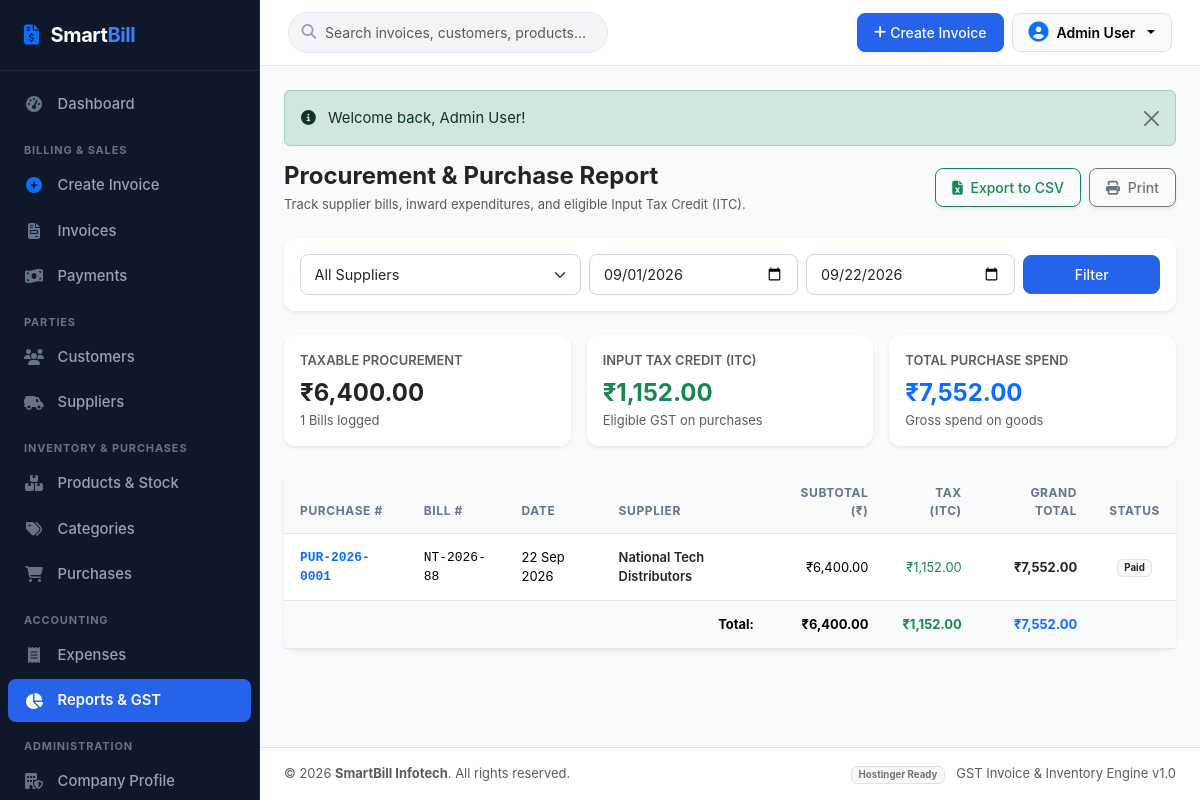
The app's page /reports/purchases.php (signed in) with its own data.
### tables this page shows
CREATE TABLE IF NOT EXISTS `purchases` (
  `id` INT AUTO_INCREMENT PRIMARY KEY,
  `purchase_number` VARCHAR(50) NOT NULL,
  `supplier_id` INT DEFAULT NULL,
  `supplier_bill_number` VARCHAR(100) DEFAULT NULL,
  `purchase_date` DATE NOT NULL,
  `subtotal` DECIMAL(12,2) DEFAULT 0.00,
  `tax_amount` DECIMAL(12,2) DEFAULT 0.00,
  `grand_total` DECIMAL(12,2) DEFAULT 0.00,
  `payment_status` ENUM('Paid', 'Unpaid') DEFAULT 'Paid',
  `notes` TEXT DEFAULT NULL,
  `created_at` TIMESTAMP DEFAULT CURRENT_TIMESTAMP,
  INDEX `idx_supplier` (`supplier_id`),
  INDEX `idx_purchase_date` (`purchase_date`)
);

CREATE TABLE IF NOT EXISTS `suppliers` (
  `id` INT AUTO_INCREMENT PRIMARY KEY,
  `name` VARCHAR(150) NOT NULL,
  `business_name` VARCHAR(200) DEFAULT NULL,
  `mobile` VARCHAR(20) DEFAULT NULL,
  `email` VARCHAR(150) DEFAULT NULL,
  `address` TEXT DEFAULT NULL,
  `gstin` VARCHAR(30) DEFAULT NULL,
  `pan` VARCHAR(30) DEFAULT NULL,
  `state` VARCHAR(100) DEFAULT 'Maharashtra',
  `state_code` VARCHAR(10) DEFAULT '27',
  `opening_balance` DECIMAL(12,2) DEFAULT 0.00,
  `created_at` TIMESTAMP DEFAULT CURRENT_TIMESTAMP
);

CREATE TABLE IF NOT EXISTS `company_settings` (
  `id` INT PRIMARY KEY DEFAULT 1,
  `company_name` VARCHAR(200) NOT NULL DEFAULT 'SmartBill Enterprises',
  `legal_name` VARCHAR(200) DEFAULT 'SmartBill Solutions Private Limited',
  `address` TEXT DEFAULT 'Plot No. 42, Tech City Road, Cyber Square',
  `city` VARCHAR(100) DEFAULT 'Mumbai',
  `state` VARCHAR(100) DEFAULT 'Maharashtra',
  `pin_code` VARCHAR(20) DEFAULT '400001',
  `mobile` VARCHAR(20) DEFAULT '+91 98765 43210',
  `email` VARCHAR(150) DEFAULT 'contact@smartbill.com',
  `gstin` VARCHAR(30) DEFAULT '27AABCS1429B1Z5',
  `pan` VARCHAR(30) DEFAULT 'AABCS1429B',
  `state_code` VARCHAR(10) DEFAULT '27',
  `logo` VARCHAR(255) DEFAULT NULL,
  `invoice_prefix` VARCHAR(20) DEFAULT 'INV-2026',
  `starting_invoice_number` INT DEFAULT 1001,
  `bank_name` VARCHAR(150) DEFAULT 'HDFC Bank Ltd',
  `account_number` VARCHAR(50) DEFAULT '50200012345678',
  `ifsc` VARCHAR(30) DEFAULT 'HDFC0001234',
  `upi_id` VARCHAR(100) DEFAULT 'smartbill@hdfcbank',
  `terms_conditions` TEXT DEFAULT '1. Goods once sold will not be taken back or exchanged.\n2. All disputes subject to local jurisdiction only.\n3. Interest @ 18% p.a. will be charged if payment is not made within due date.',
  `authorized_signatory` VARCHAR(150) DEFAULT 'For SmartBill Solutions Pvt Ltd',
  `updated_at` TIMESTAMP DEFAULT CURRENT_TIMESTAMP ON UPDATE CURRENT_TIMESTAMP
);

### reports/purchases.php (the view, shortened to what this page needs)
<?php
require_once __DIR__ . '/../includes/auth_check.php';
$from_date = trim($_GET['from'] ?? date('Y-m-01'));
$to_date = trim($_GET['to'] ?? date('Y-m-d'));
$supplier_id = (int)($_GET['supplier_id'] ?? 0);
$query = "
    SELECT p.*, s.name as supplier_name, s.gstin as supplier_gstin
    FROM purchases p
    LEFT JOIN suppliers s ON p.supplier_id = s.id
    WHERE p.purchase_date >= ? AND p.purchase_date <= ?
";
$params = [$from_date, $to_date];
$query .= " ORDER BY p.purchase_date DESC, p.id DESC";
$stmt = $pdo->prepare($query);
$stmt->execute($params);
$purchases = $stmt->fetchAll();
$total_subtotal = 0;
$total_tax = 0;
$total_grand = 0;
foreach ($purchases as $p) {
    $total_subtotal += (float)$p['subtotal'];
    $total_tax += (float)$p['tax_amount'];
    $total_grand += (float)$p['grand_total'];
}
include __DIR__ . '/../includes/header.php';
?>
<div class="d-flex flex-column flex-md-row justify-content-between align-items-md-center mb-4 gap-2">
    <div>
        <h4 class="fw-bold mb-1 text-dark">Procurement & Purchase Report</h4>
        <p class="text-muted small mb-0">Track supplier bills, inward expenditures, and eligible Input Tax Credit (ITC).</p>
    </div>
    <div class="d-flex gap-2">
        <a href="purchases.php?from=<?= urlencode($from_date) ?>&to=<?= urlencode($to_date) ?>&supplier_id=<?= $supplier_id ?>&export=csv" class="btn btn-outline-success btn-sm shadow-sm">
            <i class="fa-solid fa-file-excel me-1"></i> Export to CSV
        </a>
        <button onclick="window.print()" class="btn btn-outline-secondary btn-sm shadow-sm">
            <i class="fa-solid fa-print me-1"></i> Print
        </button>
    </div>
</div>
<div class="card border-0 shadow-sm mb-4">
    <div class="card-body p-3">
        <form method="GET" action="purchases.php" class="row g-2 align-items-center">
            <div class="col-md-4">
                <select name="supplier_id" class="form-select form-select-sm" onchange="this.form.submit()">
                    <option value="0">All Suppliers</option>
                </select>
            </div>
            <div class="col-md-3">
                <input type="date" name="from" class="form-control form-control-sm" value="<?= htmlspecialchars($from_date) ?>" required title="From Date">
            </div>
            <div class="col-md-3">
                <input type="date" name="to" class="form-control form-control-sm" value="<?= htmlspecialchars($to_date) ?>" required title="To Date">
            </div>
            <div class="col-md-2 d-flex gap-2">
                <button type="submit" class="btn btn-primary btn-sm flex-grow-1">Filter</button>
            </div>
        </form>
    </div>
</div>
<div class="row g-3 mb-4">
    <div class="col-md-4">
        <div class="card p-3 border-0 shadow-sm bg-white">
            <span class="text-muted small fw-semibold">TAXABLE PROCUREMENT</span>
            <div class="fs-4 fw-bold text-dark mt-1"><?= formatCurrency($total_subtotal) ?></div>
            <div class="small text-muted"><?= count($purchases) ?> Bills logged</div>
        </div>
    </div>
    <div class="col-md-4">
        <div class="card p-3 border-0 shadow-sm bg-white">
            <span class="text-muted small fw-semibold">INPUT TAX CREDIT (ITC)</span>
            <div class="fs-4 fw-bold text-success mt-1"><?= formatCurrency($total_tax) ?></div>
            <div class="small text-muted">Eligible GST on purchases</div>
        </div>
    </div>
    <div class="col-md-4">
        <div class="card p-3 border-0 shadow-sm bg-white">
            <span class="text-muted small fw-semibold">TOTAL PURCHASE SPEND</span>
            <div class="fs-4 fw-bold text-primary mt-1"><?= formatCurrency($total_grand) ?></div>
            <div class="small text-muted">Gross spend on goods</div>
        </div>
    </div>
</div>
<div class="card border-0 shadow-sm">
    <div class="card-body p-0">
        <?php if (empty($purchases)): ?>
            <div class="p-4 text-center text-muted small">No purchases found in selected date range.</div>
        <?php else: ?>
            <div class="table-responsive">
                <table class="table table-hover align-middle mb-0 small">
                    <thead class="table-light">
                        <tr>
                            <th>Purchase #</th>
                            <th>Bill #</th>
                            <th>Date</th>
                            <th>Supplier</th>
                            <th class="text-end">Subtotal (₹)</th>
                            <th class="text-end">Tax (ITC)</th>
                            <th class="text-end">Grand Total</th>
                            <th class="text-center">Status</th>
                        </tr>
                    </thead>
                    <tbody>
                        <?php foreach ($purchases as $p): ?>
                            <tr>
                                <td class="fw-bold font-monospace">
                                    <a href="../purchases/view.php?id=<?= $p['id'] ?>" class="text-primary text-decoration-none">
                                        <?= htmlspecialchars($p['purchase_number']) ?>
                                    </a>
                                </td>
                                <td class="font-monospace"><?= htmlspecialchars($p['supplier_bill_number'] ?: '-') ?></td>
                                <td><?= formatDate($p['purchase_date'], 'd M Y') ?></td>
                                <td class="fw-semibold text-dark"><?= htmlspecialchars($p['supplier_name'] ?? 'Vendor') ?></td>
                                <td class="text-end"><?= formatCurrency($p['subtotal']) ?></td>
                                <td class="text-end text-success"><?= formatCurrency($p['tax_amount']) ?></td>
                                <td class="text-end fw-bold text-dark"><?= formatCurrency($p['grand_total']) ?></td>
                                <td class="text-center">
                                    <span class="badge bg-light text-dark border"><?= htmlspecialchars($p['payment_status']) ?></span>
                                </td>
                            </tr>
                        <?php endforeach; ?>
                    </tbody>
                    <tfoot class="table-light fw-bold">
                        <tr>
                            <td colspan="4" class="text-end">Total:</td>
                            <td class="text-end"><?= formatCurrency($total_subtotal) ?></td>
                            <td class="text-end text-success"><?= formatCurrency($total_tax) ?></td>
                            <td class="text-end text-primary"><?= formatCurrency($total_grand) ?></td>
                            <td></td>
                        </tr>
                    </tfoot>
                </table>
            </div>
        <?php endif; ?>
    </div>
</div>
<?php include __DIR__ . '/../includes/footer.php'; ?>

### includes/footer.php (shortened to what this page needs)
        </main>
        <footer class="bg-white border-top py-3 px-4 text-center text-md-between d-flex flex-column flex-md-row align-items-center justify-content-between text-muted small mt-auto">
            <div>
                &copy; <?= date('Y') ?> <strong><?= htmlspecialchars($company_info['company_name'] ?? 'SmartBill') ?></strong>. All rights reserved.
            </div>
            <div class="mt-1 mt-md-0">
                <span class="badge bg-light text-secondary border">Hostinger Ready</span>
                <span class="ms-2">GST Invoice & Inventory Engine v1.0</span>
            </div>
        </footer>
    </div>
</div>
</body>
</html>

### assets/css/style.css (style rules this page uses)
:root { --sb-primary: #2563eb; --sb-primary-hover: #1d4ed8; --sb-primary-light: #eff6ff; --sb-secondary: #475569; --sb-success: #059669; --sb-success-light: #ecfdf5; --sb-warning: #d97706; --sb-warning-light: #fffbeb; --sb-danger: #dc2626; --sb-danger-light: #fef2f2; --sb-info: #0891b2; --sb-dark: #0f172a; --sb-slate: #1e293b; --sb-sidebar-bg: #0f172a; --sb-sidebar-text: #94a3b8; --sb-sidebar-active: #3b82f6; --sb-border: #e2e8f0; --sb-bg: #f8fafc; --sb-card-bg: #ffffff; --sb-text: #1e293b; --sb-text-muted: #64748b; --sb-sidebar-width: 260px; }
body { font-family: -apple-system, BlinkMacSystemFont, "Segoe UI", Roboto, "Helvetica Neue", Arial, sans-serif; background-color: var(--sb-bg); color: var(--sb-text); min-height: 100vh; margin: 0; padding: 0; font-size: 0.925rem; }
.card { border: 1px solid var(--sb-border); border-radius: 0.75rem; box-shadow: 0 1px 3px 0 rgba(0, 0, 0, 0.04); }
.table th { background-color: #f8fafc; font-size: 0.75rem; font-weight: 700; text-transform: uppercase; letter-spacing: 0.05em; color: var(--sb-text-muted); border-bottom: 1px solid var(--sb-border); padding: 0.85rem 1rem; }
.table td { padding: 0.85rem 1rem; vertical-align: middle; border-bottom: 1px solid var(--sb-border); }
.form-control, .form-select { border-color: #cbd5e1; border-radius: 0.5rem; font-size: 0.9rem; padding: 0.55rem 0.85rem; }
.btn { font-weight: 500; border-radius: 0.5rem; padding: 0.5rem 1rem; transition: all 0.15s ease; }
.btn-primary { background-color: var(--sb-primary); border-color: var(--sb-primary); }

### records on screen
purchases: purchase_number "PUR-2026-0001", supplier_bill_number "NT-2026-88", purchase_date "22 Sep 2026", supplier.name "National Tech Distributors", subtotal "₹6,400.00", tax_amount "₹1,152.00", grand_total "₹7,552.00", payment_status "Paid"
company_settings: company_name "SmartBill Infotech"

### other values on screen
$_SESSION['user_name'] "Admin User"
$flash['text'] "Welcome back, Admin User!"
formatCurrency($total_subtotal) "₹6,400.00"
count($purchases) "1"
formatCurrency($total_tax) "₹1,152.00"
formatCurrency($total_grand) "₹7,552.00"
